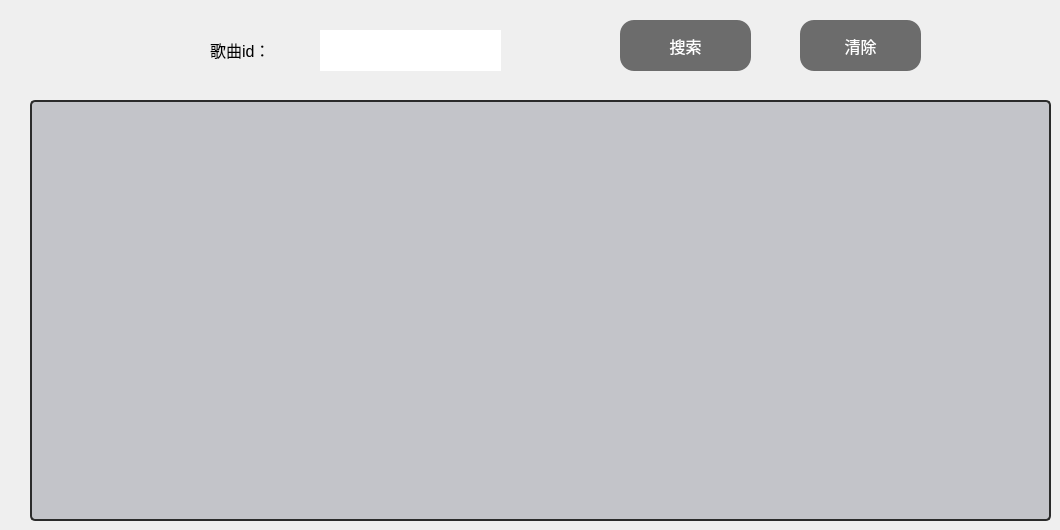
    <widget class="QWidget" name="tab_5">
     <attribute name="title">
      <string>Search</string>
     </attribute>
     <widget class="QLabel" name="label_2">
      <property name="geometry">
       <rect>
        <x>290</x>
        <y>10</y>
        <width>241</width>
        <height>71</height>
       </rect>
      </property>
      <property name="styleSheet">
       <string notr="true"/>
      </property>
      <property name="text">
       <string/>
      </property>
      <property name="pixmap">
       <pixmap resource="icon.qrc">:/icon/data/icon/tabitem-hover.png</pixmap>
      </property>
      <property name="scaledContents">
       <bool>true</bool>
      </property>
     </widget>
     <widget class="QLabel" name="music_label">
      <property name="geometry">
       <rect>
        <x>210</x>
        <y>30</y>
        <width>81</width>
        <height>41</height>
       </rect>
      </property>
      <property name="styleSheet">
       <string notr="true">font: 13pt &quot;微软雅黑&quot;;
border: none;
background-color: none;</string>
      </property>
      <property name="text">
       <string>&lt;html&gt;&lt;head/&gt;&lt;body&gt;&lt;p&gt;&lt;span style=&quot; font-size:12pt;&quot;&gt;歌曲id：&lt;/span&gt;&lt;/p&gt;&lt;/body&gt;&lt;/html&gt;</string>
      </property>
     </widget>
     <widget class="QLineEdit" name="music_idEdit">
      <property name="geometry">
       <rect>
        <x>320</x>
        <y>30</y>
        <width>181</width>
        <height>41</height>
       </rect>
      </property>
      <property name="styleSheet">
       <string notr="true">font: 15pt &quot;微软雅黑&quot;;
border:none;

</string>
      </property>
      <property name="text">
       <string/>
      </property>
     </widget>
     <widget class="QTextBrowser" name="lyric_Browser">
      <property name="geometry">
       <rect>
        <x>30</x>
        <y>100</y>
        <width>1021</width>
        <height>421</height>
       </rect>
      </property>
      <property name="styleSheet">
       <string notr="true">color:rgba(89,88,102,0.8);
font: 11pt &quot;微软雅黑&quot;;
border-radius:5px;
background-color: rgb(195, 196, 201);
border: 2px solid rgb(43, 43, 43, 255);</string>
      </property>
      <property name="html">
       <string>&lt;!DOCTYPE HTML PUBLIC &quot;-//W3C//DTD HTML 4.0//EN&quot; &quot;http://www.w3.org/TR/REC-html40/strict.dtd&quot;&gt;
&lt;html&gt;&lt;head&gt;&lt;meta name=&quot;qrichtext&quot; content=&quot;1&quot; /&gt;&lt;style type=&quot;text/css&quot;&gt;
p, li { white-space: pre-wrap; }
&lt;/style&gt;&lt;/head&gt;&lt;body style=&quot; font-family:'微软雅黑'; font-size:11pt; font-weight:400; font-style:normal;&quot;&gt;
&lt;p style=&quot;-qt-paragraph-type:empty; margin-top:0px; margin-bottom:0px; margin-left:0px; margin-right:0px; -qt-block-indent:0; text-indent:0px;&quot;&gt;&lt;br /&gt;&lt;/p&gt;&lt;/body&gt;&lt;/html&gt;</string>
      </property>
     </widget>
     <widget class="QPushButton" name="search_lyric">
      <property name="geometry">
       <rect>
        <x>620</x>
        <y>20</y>
        <width>131</width>
        <height>51</height>
       </rect>
      </property>
      <property name="styleSheet">
       <string notr="true">QPushButton{
background:#6C6C6C;
color:white;
box-shadow: 1px 1px 3px rgba(0,0,0,0.3);font-size:16px;border-radius: 14px;font-family: 微软雅黑;
}
QPushButton:hover{
background:#9D9D9D;
}
QPushButton:pressed{
border: 1px solid #3C3C3C!important;
}
</string>
      </property>
      <property name="text">
       <string>搜索</string>
      </property>
     </widget>
     <widget class="QPushButton" name="clear_Button_3">
      <property name="geometry">
       <rect>
        <x>800</x>
        <y>20</y>
        <width>121</width>
        <height>51</height>
       </rect>
      </property>
      <property name="styleSheet">
       <string notr="true">QPushButton{
background:#6C6C6C;
color:white;
box-shadow: 1px 1px 3px rgba(0,0,0,0.3);font-size:16px;border-radius: 14px;font-family: 微软雅黑;
}
QPushButton:hover{
background:#9D9D9D;
}
QPushButton:pressed{
border: 1px solid #3C3C3C!important;
}
</string>
      </property>
      <property name="text">
       <string>清除</string>
      </property>
     </widget>
    </widget>
